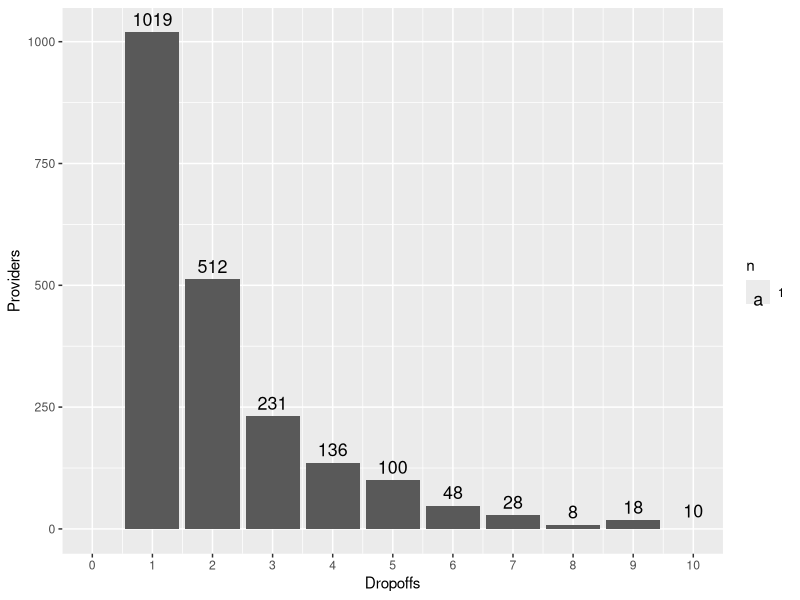

Reproduce this figure in R.
library(tidyverse)
library(ggplot2)
library(readxl)

#load the data and group by provider count per dropoff level
df <- read.csv("Final_Dropoff_Data_xl.csv") %>%
    count(Count, wt=Count) %>%
    rename(Providers = n,Dropoffs = Count)

 plt <- ggplot(df, aes(x=Dropoffs,y=Providers)) +
        geom_col() +
        geom_text(aes(x = Dropoffs, y = Providers, label = Providers), stat = "sum", vjust = -0.5) +
        scale_x_continuous(n.breaks = 10, limits = c(0,10))

print(plt)
#consider the data - should more be +1 months than 0?
#And why the negative months? Consider re-doing the data

raw <- read_excel("Drafts_Raw_Data_v2.xlsx") %>%
    count(UPIN) %>%
    arrange(desc(n))
print(raw)